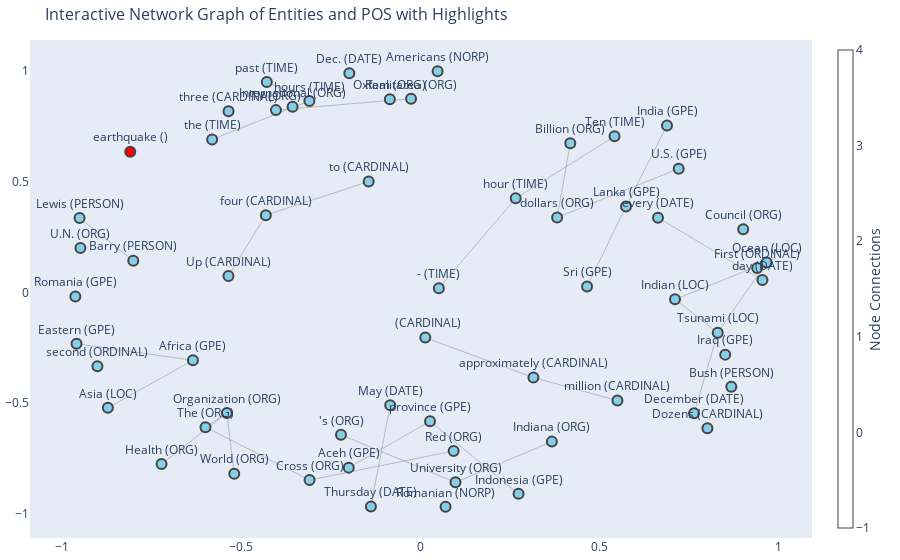

The notebook cell this image was saved under:
### Code cell
# Combine all summaries into a single text block for analysis
combined_text = ' '.join(df['summary_transformer'])

# Process text with Spacy
doc = nlp(combined_text)

# Define specific entities to highlight
highlight_entities = ["Haiti", "earthquake", "communication"]

# Create a network graph
G = nx.Graph()

# Add nodes and edges based on entities and POS tags
for token in doc:
    if token.ent_type_ or token.text in highlight_entities:
        # Add POS tag as a node attribute
        G.add_node(token.text, label=token.ent_type_, POS=token.pos_, color='red' if token.text in highlight_entities else 'skyblue')
        for child in token.children:
            if child.ent_type_ or child.text in highlight_entities:
                G.add_edge(token.text, child.text)

# Generate positions for the nodes
pos = nx.spring_layout(G, k=0.5)

# Assign positions to the nodes in the graph
for node in G.nodes:
    G.nodes[node]['pos'] = pos[node]

# Extract edge traces for visualization
edge_x = []
edge_y = []

for edge in G.edges():
    x0, y0 = G.nodes[edge[0]]['pos']
    x1, y1 = G.nodes[edge[1]]['pos']
    edge_x.append(x0)
    edge_x.append(x1)
    edge_x.append(None)
    edge_y.append(y0)
    edge_y.append(y1)
    edge_y.append(None)

edge_trace = go.Scatter(
    x=edge_x, y=edge_y,
    line=dict(width=0.5, color='#888'),
    hoverinfo='none',
    mode='lines')

# Extract node traces for visualization
node_x = []
node_y = []
node_text = []
node_color = []

for node in G.nodes:
    x, y = G.nodes[node]['pos']
    node_x.append(x)
    node_y.append(y)
    node_text.append(f"{node} ({G.nodes[node]['label']})")
    node_color.append(G.nodes[node]['color'])

node_trace = go.Scatter(
    x=node_x, y=node_y,
    mode='markers+text',
    text=node_text,
    textposition='top center',
    hoverinfo='text',
    marker=dict(
        showscale=True,
        colorscale='YlGnBu',
        size=10,
        color=node_color,
        colorbar=dict(
            thickness=15,
            title='Node Connections',
            xanchor='left',
            titleside='right'
        ),
        line_width=2))

# Create plotly figure
fig = go.Figure(data=[edge_trace, node_trace],
                layout=go.Layout(
                    title='Interactive Network Graph of Entities and POS with Highlights',
                    titlefont_size=16,
                    showlegend=False,
                    hovermode='closest',
                    margin=dict(b=20,l=5,r=5,t=40),
                    annotations=[ dict(
                        text="",
                        showarrow=False,
                        xref="paper", yref="paper")],
                    xaxis=dict(showgrid=False, zeroline=False),
                    yaxis=dict(showgrid=False, zeroline=False)))

fig.show()

### Figure 1 — Plotly figure (JSON) as saved in the notebook; plotly's stock layout.template omitted (floating-point values rounded to 4 significant figures)
{"data": [{"hoverinfo": "none", "line": {"color": "#888", "width": 0.5}, "mode": "lines", "type": "scatter", "x": [-0.8728, -0.6353, null, 0.7112, 0.9671, null, 0.7112, 0.8305, null, 0.9671, 0.8305, null, -0.8019, -0.9519, null, -0.6003, -0.3096, null, -0.6003, -0.5405, null, 0.09286, -0.3096, null, -0.1985, -0.1985, null, -0.1382, -0.08441, null, 0.7644, 0.8305, null, 0.2741, 0.02693, null, -0.2001, 0.02693, null, 0.5503, 0.3157, null, 0.6636, 0.9554, null, -0.6353, -0.9603, null, -0.5199, -0.5405, null, -0.7229, -0.5405, null, -0.5817, -0.31, null, -0.4289, -0.31, null, 0.4186, 0.382, null, 0.7214, 0.382, null, -0.5361, -0.4316, null, -0.1444, -0.4316, null, 0.4655, 0.5743, null, 0.5743, 0.6888, null, 0.3672, 0.09811, null, 0.09811, -0.2217, null, 0.3157, 0.01369, null, 0.5422, 0.2663, null, 0.05163, 0.2663, null, -0.0261, -0.4034, null], "y": [-0.5212, -0.3067, null, -0.03123, 0.1352, null, -0.03123, -0.182, null, 0.1352, -0.182, null, 0.1436, 0.3365, null, -0.6088, -0.8479, null, -0.6088, -0.5453, null, -0.7163, -0.8479, null, 0.9909, 0.9909, null, -0.9671, -0.5093, null, -0.5457, -0.182, null, -0.9101, -0.5825, null, -0.7917, -0.5825, null, -0.4887, -0.3845, null, 0.3379, 0.05613, null, -0.3067, -0.2319, null, -0.8192, -0.5453, null, -0.7748, -0.5453, null, 0.6915, 0.8652, null, 0.9505, 0.8652, null, 0.6743, 0.3385, null, 0.5594, 0.3385, null, 0.07467, 0.3492, null, 0.5011, 0.3492, null, 0.02698, 0.3881, null, 0.3881, 0.7543, null, -0.6741, -0.8578, null, -0.8578, -0.6433, null, -0.3845, -0.2041, null, 0.7056, 0.4253, null, 0.01889, 0.4253, null, 0.8752, 0.8239, null]}, {"hoverinfo": "text", "marker": {"color": ["skyblue", "skyblue", "skyblue", "skyblue", "skyblue", "skyblue", "skyblue", "skyblue", "skyblue", "skyblue", "skyblue", "skyblue", "skyblue", "skyblue", "skyblue", "red", "skyblue", "skyblue", "skyblue", "skyblue", "skyblue", "skyblue", "skyblue", "skyblue", "skyblue", "skyblue", "skyblue", "skyblue", "skyblue", "skyblue", "skyblue", "skyblue", "skyblue", "skyblue", "skyblue", "skyblue", "skyblue", "skyblue", "skyblue", "skyblue", "skyblue", "skyblue", "skyblue", "skyblue", "skyblue", "skyblue", "skyblue", "skyblue", "skyblue", "skyblue", "skyblue", "skyblue", "skyblue", "skyblue", "skyblue", "skyblue", "skyblue", "skyblue", "skyblue", "skyblue"], "colorbar": {"thickness": 15, "title": {"side": "right", "text": "Node Connections"}, "xanchor": "left"}, "colorscale": [[0, "rgb(255,255,217)"], [0.125, "rgb(237,248,177)"], [0.25, "rgb(199,233,180)"], [0.375, "rgb(127,205,187)"], [0.5, "rgb(65,182,196)"], [0.625, "rgb(29,145,192)"], [0.75, "rgb(34,94,168)"], [0.875, "rgb(37,52,148)"], [1, "rgb(8,29,88)"]], "line": {"width": 2}, "showscale": true, "size": 10}, "mode": "markers+text", "text": ["Romanian (NORP)", "Asia (LOC)", "second (ORDINAL)", "Romania (GPE)", "Indian (LOC)", "Ocean (LOC)", "Council (ORG)", "Barry (PERSON)", "Lewis (PERSON)", "The (ORG)", "Red (ORG)", "Cross (ORG)", "Dec. (DATE)", "Thursday (DATE)", "May (DATE)", "earthquake ()", "December (DATE)", "Indonesia (GPE)", "Aceh (GPE)", "province (GPE)", "Bush (PERSON)", "million (CARDINAL)", "every (DATE)", "day (DATE)", "Iraq (GPE)", "Americans (NORP)", "Africa (GPE)", "Eastern (GPE)", "World (ORG)", "Health (ORG)", "Organization (ORG)", "the (TIME)", "past (TIME)", "hours (TIME)", "Billion (ORG)", "U.S. (GPE)", "dollars (ORG)", "U.N. (ORG)", "Up (CARDINAL)", "to (CARDINAL)", "four (CARDINAL)", "Tsunami (LOC)", "Oxfam (ORG)", "International (ORG)", "Sri (GPE)", "Lanka (GPE)", "India (GPE)", "three (CARDINAL)", "Indiana (ORG)", "University (ORG)", "'s (ORG)", "approximately (CARDINAL)", "  (CARDINAL)", "Ten (TIME)", "- (TIME)", "hour (TIME)", "Realitatea (ORG)", "TV (ORG)", "First (ORDINAL)", "Dozens (CARDINAL)"], "textposition": "top center", "type": "scatter", "x": [0.07032, -0.8728, -0.902, -0.9637, 0.7112, 0.9671, 0.9016, -0.8019, -0.9519, -0.6003, 0.09286, -0.3096, -0.1985, -0.1382, -0.08441, -0.8103, 0.7644, 0.2741, -0.2001, 0.02693, 0.8684, 0.5503, 0.6636, 0.9554, 0.8514, 0.0481, -0.6353, -0.9603, -0.5199, -0.7229, -0.5405, -0.5817, -0.4289, -0.31, 0.4186, 0.7214, 0.382, -0.9495, -0.5361, -0.1444, -0.4316, 0.8305, -0.08526, -0.3569, 0.4655, 0.5743, 0.6888, -0.5358, 0.3672, 0.09811, -0.2217, 0.3157, 0.01369, 0.5422, 0.05163, 0.2663, -0.0261, -0.4034, 0.9408, 0.8017], "y": [-0.9689, -0.5212, -0.3335, -0.01872, -0.03123, 0.1352, 0.2855, 0.1436, 0.3365, -0.6088, -0.7163, -0.8479, 0.9909, -0.9671, -0.5093, 0.6359, -0.5457, -0.9101, -0.7917, -0.5825, -0.4264, -0.4887, 0.3379, 0.05613, -0.281, 1, -0.3067, -0.2319, -0.8192, -0.7748, -0.5453, 0.6915, 0.9505, 0.8652, 0.6743, 0.5594, 0.3385, 0.201, 0.07467, 0.5011, 0.3492, -0.182, 0.8735, 0.8387, 0.02698, 0.3881, 0.7543, 0.8191, -0.6741, -0.8578, -0.6433, -0.3845, -0.2041, 0.7056, 0.01889, 0.4253, 0.8752, 0.8239, 0.11, -0.6138]}], "layout": {"annotations": [{"showarrow": false, "text": "", "xref": "paper", "yref": "paper"}], "hovermode": "closest", "margin": {"b": 20, "l": 5, "r": 5, "t": 40}, "showlegend": false, "title": {"font": {"size": 16}, "text": "Interactive Network Graph of Entities and POS with Highlights"}, "xaxis": {"showgrid": false, "zeroline": false}, "yaxis": {"showgrid": false, "zeroline": false}}}
